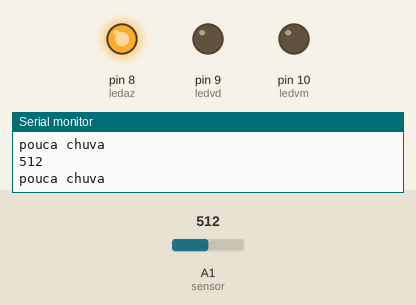
Bench run of a sketch on a simulated Arduino Uno, built with avr-gcc and run on an emulated ATmega328P. On the bench: output pins drawn as LEDs (lit = HIGH), the last lines printed to the serial monitor. The test bench sets the inputs (shaded band); at power-on: A1 (sensor) = 512.

Above: at 1.2 s.
1.3 s: A1 (sensor) set to 689
4.3 s: A1 (sensor) set to 715
At 4.7 s:
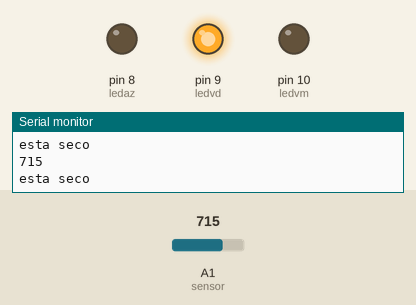
5.8 s: A1 (sensor) set to 290
At 6.4 s:
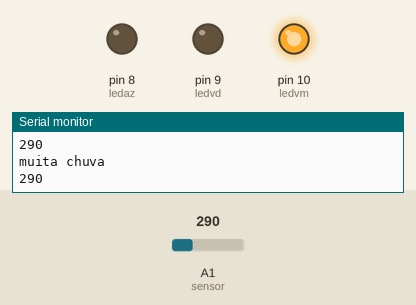
7.3 s: A1 (sensor) set to 311
At 7.6 s:
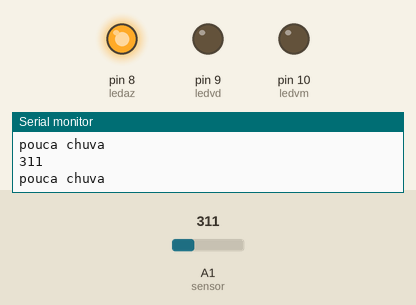
8.8 s: A1 (sensor) set to 0
At 10.0 s:
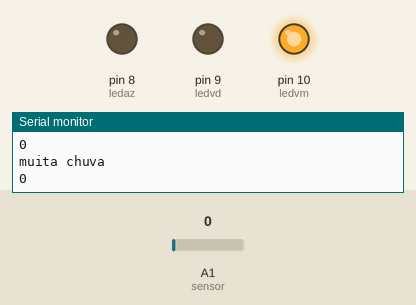
Timing chart, 0 to 11.3 s (numbered marks = the images above; inputs shaded):
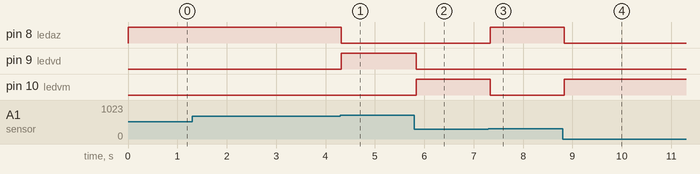

The sketch:

sistema_chuva.ino
```cpp
#define ledvm 10
#define ledvd 9
#define ledaz 8
#define sensor A1//defini os componentes  e indiquei as portas .
int ValorSensor;
void setup() {// inicio minha configuração
  Serial.begin (9600);//   o início da serial, aonde eu indico os pinos de entrada e saida .
  pinMode ( ledvm, OUTPUT);//pinos de saidas
  pinMode ( ledvd, OUTPUT);     //
  pinMode ( ledaz, OUTPUT);     //
  pinMode( sensor, INPUT);// pino de entrada

}

void loop() {
  ValorSensor = analogRead(sensor);// leitura analogica do sensor carregado na variavel ( ValorSensor)
  Serial.println(ValorSensor);

  if ( ValorSensor > 700 ) { // comecei a colocar minhas condiçoes (if=SI)
    Serial.println("esta seco" );
    digitalWrite ( ledvd , 1);// liguei o led de acordo com o valor do sensor  .
    digitalWrite ( ledaz , 0);
    digitalWrite ( ledvm , 0);
  }
  if ((ValorSensor > 300) and ( ValorSensor < 700)) {
    Serial.println("pouca chuva " );
    digitalWrite ( ledaz , 1);
    digitalWrite ( ledvd , 0);
    digitalWrite ( ledvm , 0);

  }
  if ( ValorSensor < 300) {
    Serial.println("muita chuva " );
    digitalWrite ( ledvm , 1);
    digitalWrite ( ledaz , 0);
    digitalWrite ( ledvd , 0);
  }


}
```

Measured:
- the behaviour switches between 700 and 701 on A1 (sensor) (found by bisection; images 0 and 1)
- the behaviour switches between 300 and 301 on A1 (sensor) (found by bisection; images 2 and 3)
- after the input at 4.3 s, pin 8 (ledaz): HIGH → LOW at once; pin 9 (ledvd): LOW → HIGH at once
- after the input at 5.8 s, pin 9 (ledvd): HIGH → LOW at once; pin 10 (ledvm): LOW → HIGH at once
- after the input at 7.3 s, pin 8 (ledaz): LOW → HIGH at once; pin 10 (ledvm): HIGH → LOW at once
- after the input at 8.8 s, pin 8 (ledaz): HIGH → LOW at once; pin 10 (ledvm): LOW → HIGH at once
